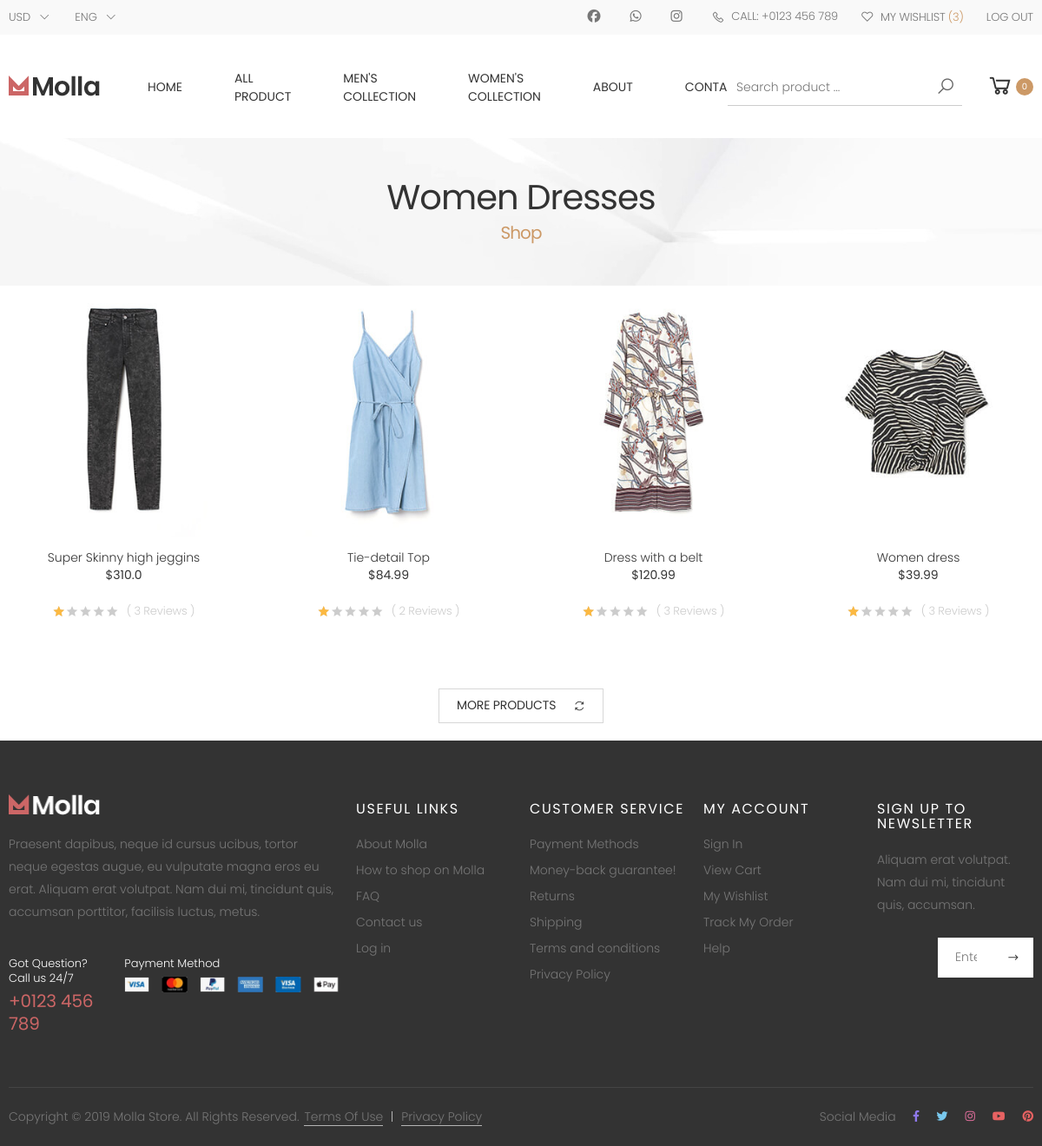
The page /categorywomen/3 (signed in) on the database its author committed.
### main/models.py (models this page shows, shortened)
class Product(models.Model):
    id = models.BigAutoField(primary_key=True, null=False)
    title = models.CharField(null=True,max_length=50)
    rating = models.FloatField(null=True)
    price = models.FloatField(null=True)
    offer_price = models.FloatField(null=True)
    introduction = models.CharField(null=True,max_length=200)
    color = models.ImageField(null=True,upload_to='product-img')
    size=models.ForeignKey(Size,default=2, null=True,on_delete=models.SET_DEFAULT)
    small=models.IntegerField(null=True)
    medium=models.IntegerField(null=True)
    large=models.IntegerField(null=True)
    category = models.ManyToManyField(Category)
    tag= models.ManyToManyField('Tag')
    brand = models.ForeignKey(Brand, null=True, on_delete=models.CASCADE)
    description = RichTextField()
    additional_information = RichTextField(null=True)
    shipping_information = RichTextField(null=True)
    hover_image=models.ImageField(null=False,blank=True,upload_to='product-img')
    side_img1=models.ImageField(null=True,blank=True,upload_to='product-img')
    side_img2=models.ImageField(null=True,blank=True,upload_to='product-img')
    side_img3=models.ImageField(null=True,blank=True,upload_to='product-img')
    side_img4=models.ImageField(null=True,blank=True,upload_to='product-img')
    is_featured=models.BooleanField(default=False)
    review=models.IntegerField(null=True)

### main/views.py (the view)
# urls.py: path('categorywomen/<int:pk>',views.categoryWomenDress,name='category-women-dress'),
def categoryWomenDress(request,pk):
    product=Product.objects.all()
    category=Category.objects.all()
    womencategory=product.filter(category=1)
    dress=womencategory.filter(category= pk)
    cart = Cart.objects.all()
    if request.user.is_authenticated:
        cart = cart.filter(user=request.user)
        return render(request, 'categorywomenDress.html', {
            'carts': cart,'dress':dress
        })
    return render(request,'categorywomenDress.html',{
        'dress':dress
    })

### main/templates/categorywomenDress.html (shortened to what this page needs)
{% load static %}
{% include 'plugin-css.html' %}
{% include 'header.html' %}
        <main class="main">
        	<div class="page-header text-center" id="bg"  >
        		<div class="container">
        			<h1 class="page-title">Women Dresses<span>Shop</span></h1>
        		</div>
        	</div>
                <div class="products">
                        <div class="row">
                        {% for i in dress %}
                            <div class="col-6 col-md-4 col-lg-4 col-xl-3">
                                <div class="product product-7 text-center">
            <figure class="product-media">
              <a href="#">
                <img src="{{ i.color.url }}" alt="Product image" />
              </a>
            </figure>
            <div class="product-body">
              <h3 class="product-title"><a href={% url 'product' i.id %}>{{i.title}}</a></h3>
              <div class="product-price">${{i.price}}</div>
              <div class="ratings-container">
                <div class="ratings">
                  <div class="ratings-val" style="width: 20%"></div>
                </div>
                <span class="ratings-text">( {{i.review}} Reviews )</span>
              </div>
            </div>
          </div>
                            </div>
                            {% endfor %}
                        </div>
                        <div class="load-more-container text-center">
                            <a href="#" class="btn btn-outline-darker btn-load-more">More Products <i class="icon-refresh"></i></a>
                        </div>
                    </div>
                </div>
      {% include 'footer.html' %}
</body>
</html>

### main/static/assets/css/demos/demo-7.css (style rules this page uses)
.container,.container-fluid { width:1800px;max-width:100%;padding-left:1rem;padding-right:1rem }
.product.product-7 { margin-bottom:2rem;background-color:#fff;overflow:hidden }
.product.product-7 .product-media { background-color:#fff;position:relative }
.product.product-7 .product-body { padding-bottom:.5rem }
.product.product-7 .product-title { margin-bottom:.3rem;font-size:1.4rem;font-weight:300;letter-spacing:0 }
.product.product-7 .product-price { color:#333;font-size:1.4rem;letter-spacing:0;margin-bottom:2.5rem }

### main/static/assets/css/custom.css (style rules this page uses)
#bg { background-image: url(../images/page-header-bg.jpg); }

### rows shown on the page
Product: color (picture), title "Super Skinny high jeggins", price "310.0", review "3"
Product: color (picture), title "Tie-detail Top", price "84.99", review "2"
Product: color (picture), title "Dress with a belt", price "120.99", review "3"
Product: color (picture), title "Women dress", price "39.99", review "3"
